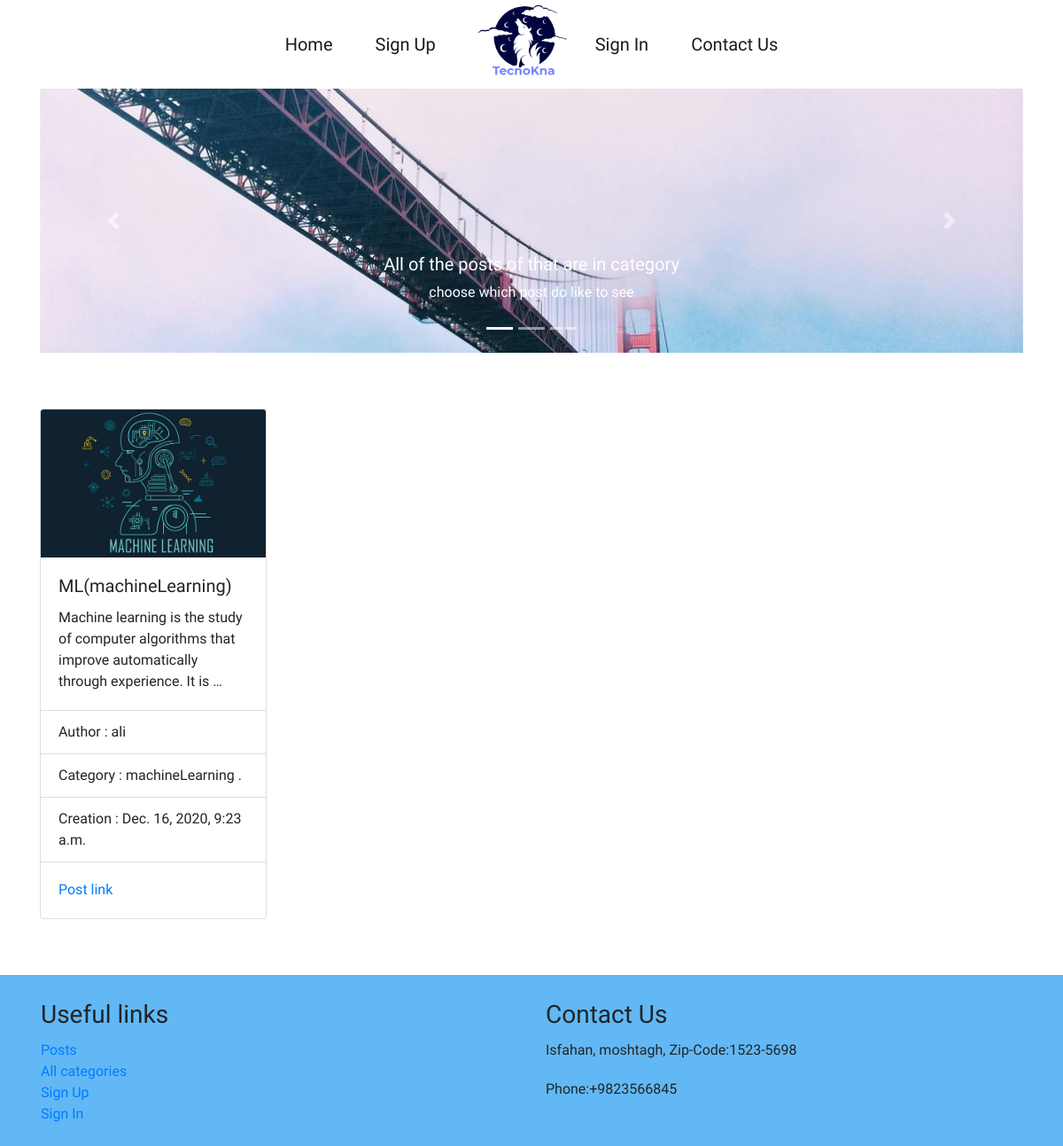
Page /blog/cat_posts/ml (signed in) on the committed database.
### blog/models.py (models this page shows, shortened)
class Post(models.Model):
    title = models.CharField(_("title"), max_length=100)
    slug = models.SlugField(_("slug"), db_index=True, unique=True)
    content = models.TextField(_('content'), blank=True)
    category = models.ForeignKey(Category, null=True, blank=True, on_delete=models.CASCADE, verbose_name=_('category'),
                                 related_name='posts',
                                 related_query_name='posts')
    draft = models.BooleanField(_('draft'), default=True, db_index=True)
    author = models.ForeignKey(User, verbose_name=_('author'), on_delete=models.CASCADE, related_query_name='posts',
                               related_name='posts')
    image = models.ImageField(_('image'), upload_to='images', blank=True, null=True)
    created_at = models.DateTimeField(_('creation'), auto_now_add=True)
    updated_at = models.DateTimeField(_('update'), auto_now=True)
    published_at = models.DateTimeField(_('publish_time'), db_index=True)
    class Meta:
        verbose_name = 'post'
        verbose_name_plural = 'posts'
        ordering = ["published_at", "created_at"]

class Category(models.Model):
    title = models.CharField(_("title"), max_length=100)
    slug = models.SlugField(_("slug"), db_index=True)
    parent = models.ForeignKey("self", null=True, blank=True, on_delete=models.SET_NULL,
                               verbose_name=_("root_category"), related_name="category",
                               related_query_name="category")
    class Meta:
        verbose_name = _('category')
        verbose_name_plural = _('categories')
    def __str__(self):
        return f"category : {self.title} ."

### account/models.py (models this page shows)
class User(AbstractUser):
    country = models.CharField(max_length=128, blank=True, null=True)
    def __str__(self):
        return f'{self.username}'

### blog/views.py (the view)
# urls.py: path('cat_posts/<slug:slug>', CatPosts.as_view(), name='category')
@method_decorator(login_required, name='dispatch')
class CatPosts(DetailView):
    model = Category
    template_name = 'blog/same_cat.html'
    def get_context_data(self, **kwargs):
        context = super().get_context_data(**kwargs)
        category = context.get('category', None)
        context['posts'] = Post.objects.filter(category=category)
        return context

### templates/blog/same_cat.html (shortened to what this page needs)
{% extends 'basic/basic_all_page.html' %}
{% load static %}
{% block links %}
    <link rel="stylesheet" href="{% static 'blog/posts.css' %}">
{% endblock %}
{% block main %}
    <main>
        <div class="container">
            <div class="row">
                <div class="col-12">
                    <div id="carouselExampleIndicators" class="carousel slide" data-ride="carousel" style="">
                        <ol class="carousel-indicators">
                            <li data-target="#carouselExampleIndicators" data-slide-to="0" class="active"></li>
                            <li data-target="#carouselExampleIndicators" data-slide-to="1"></li>
                            <li data-target="#carouselExampleIndicators" data-slide-to="2"></li>
                        </ol>
                        <div class="carousel-inner">
                            <div class="carousel-item active">
                                <img class="d-block w-100" src="{% static 'blog/images/D.jpg' %}" alt="First slide">
                                <div class="carousel-caption d-none d-md-block">
                                    <h5>All of the posts of that are in category</h5>
                                    <p>choose which post do like to see</p>
                                </div>
                            </div>
                        </div>
                        <a class="carousel-control-prev" href="#carouselExampleIndicators" role="button"
                           data-slide="prev">
                            <span class="carousel-control-prev-icon" aria-hidden="true"></span>
                        </a>
                        <a class="carousel-control-next" href="#carouselExampleIndicators" role="button"
                           data-slide="next">
                            <span class="carousel-control-next-icon" aria-hidden="true"></span>
                        </a>
                    </div>
                </div>
                <div class="row col-12 my-md-5 my-sm-2">
                    {% for post in posts %}
                    <div class="col-xl-3 col-lg-4 col-md-6 col-sm-12">
                        <div class="card mx-auto" style="width: 16rem;">
                            <img class="card-img-top" src="{{ post.image.url }}" alt="Card image cap">
                            <div class="card-body">
                                <h5 class="card-title">{{ post.title|capfirst }}</h5>
                                <p class="card-text">{{ post.content|truncatewords:15 }}</p>
                            </div>
                            <ul class="list-group list-group-flush">
                                <li class="list-group-item">Author : {{ post.author }}</li>
                                <li class="list-group-item">{{ post.category|capfirst }}</li>
                                <li class="list-group-item">Creation : {{ post.created_at }}</li>
                            </ul>
                            <div class="card-body">
                                <a href="{% url 'post' post.slug %}" class="card-link">Post link</a>
                            </div>
                        </div>
                    </div>
                    {% endfor %}
                </div>
            </div>
        </div>
    </main>
{% endblock %}

### static/blog/posts.css (style rules this page uses)
html,body { height: 100%; width: 100%; padding: 0; margin: 0; font-family: Sofia; }
a { text-decoration: none; }
.card { margin-top: 15px; margin-bottom: 15px; }

### rows in the picture
Post: image (picture), title "ML(machineLearning)", content "Machine learning is the study of computer algorithms that improve automatically through experience. It is …", author "ali", category "Category : machineLearning .", created_at "Dec. 16, 2020, 9:23 a.m."
